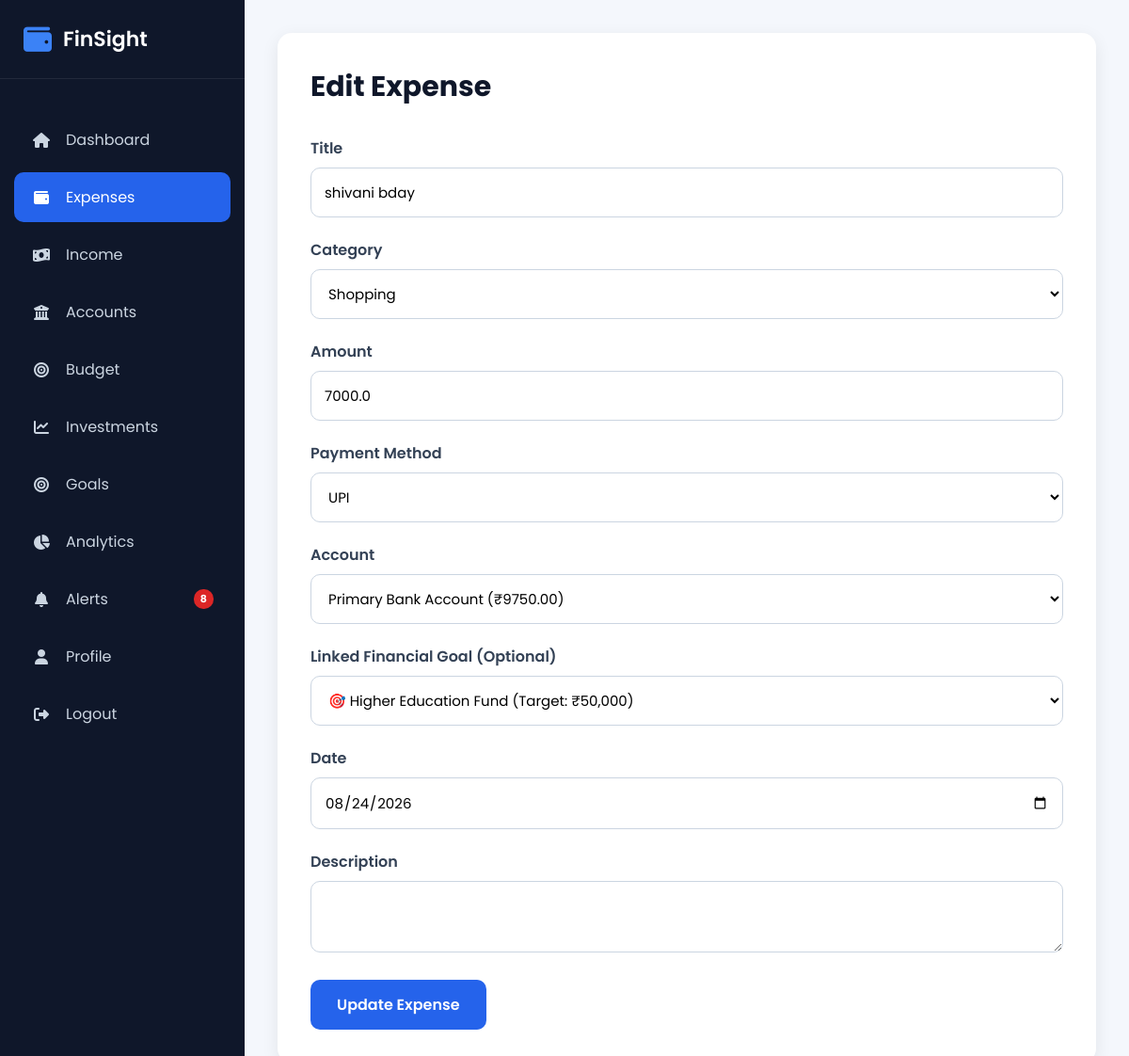
Screenshot of /expense/edit/14 (signed in) with the database file from the repository.
### models/expense.py (models this page shows, shortened)
class Expense(db.Model):
    __tablename__ = "expenses"
    id = db.Column(db.Integer, primary_key=True)
    title = db.Column(
        db.String(100),
        nullable=False
    )
    category = db.Column(
        db.String(50),
        nullable=False
    )
    amount = db.Column(
        db.Float,
        nullable=False
    )
    payment_method = db.Column(
        db.String(30),
        nullable=False
    )
    account_id = db.Column(
        db.Integer,
        db.ForeignKey("accounts.id"),
        nullable=False
    )
    expense_date = db.Column(
        db.Date,
        nullable=False
    )
    description = db.Column(
        db.Text
    )
    created_at = db.Column(
        db.DateTime,
        default=datetime.utcnow
    )
    updated_at = db.Column(
        db.DateTime,
        default=datetime.utcnow,
        onupdate=datetime.utcnow
    )
    user_id = db.Column(
        db.Integer,
        db.ForeignKey("users.id"),
        nullable=False
    )
    goal_id = db.Column(
        db.Integer,
        db.ForeignKey("goals.id"),
        nullable=True
    )
    account = db.relationship(
        "Account",
        back_populates="expenses"
    )
    goal = db.relationship(
        "Goal",
        back_populates="expenses"
    )

### models/account.py (models this page shows, shortened)
class Account(db.Model):
    __tablename__ = "accounts"
    id = db.Column(db.Integer, primary_key=True)
    account_name = db.Column(
        db.String(100),
        nullable=False
    )
    account_type = db.Column(
        db.String(50),
        nullable=False
    )
    balance = db.Column(
        db.Float,
        nullable=False,
        default=0
    )
    description = db.Column(
        db.Text
    )
    created_at = db.Column(
        db.DateTime,
        default=datetime.utcnow
    )
    user_id = db.Column(
        db.Integer,
        db.ForeignKey("users.id"),
        nullable=False
    )
    expenses = db.relationship(
        "Expense",
        back_populates="account",
        cascade="all, delete-orphan",
        lazy=True
    )

### routes/expense.py (the view, shortened to what this page needs)
@expense.route("/expense/edit/<int:id>", methods=["GET", "POST"])
@login_required
def edit_expense(id):
    expense_obj = Expense.query.filter_by(
        id=id,
        user_id=current_user.id
    ).first_or_404()
    accounts = Account.query.filter_by(
        user_id=current_user.id
    ).all()
    goals = Goal.query.filter_by(
        user_id=current_user.id
    ).all()
    return render_template(
        "edit_expense.html",
        expense=expense_obj,
        accounts=accounts,
        goals=goals
    )

### app.py (called while the page is built)
@login_manager.user_loader
def load_user(user_id):
    return User.query.get(int(user_id))

@app.context_processor
def inject_global_vars():
    if current_user.is_authenticated:
        unread_count = FinancialAlert.query.filter_by(user_id=current_user.id, is_read=False).count()
        return dict(unread_alerts_count=unread_count)
    return dict(unread_alerts_count=0)

### templates/edit_expense.html (shortened to what this page needs)
{% extends "layout.html" %}
{% block css %}
<link rel="stylesheet" href="{{ url_for('static', filename='css/expense.css') }}">
{% endblock %}
{% block content %}
<div class="expense-container">
    <form method="POST" class="expense-form">
        <h2>Edit Expense</h2>
        <div class="form-group">
            <label>Title</label>
            <input type="text" name="title" value="{{ expense.title }}" required>
        </div>
        <div class="form-group">
            <label>Category</label>
            <select name="category" required>
                <option value="Shopping" {% if expense.category == "Shopping" %}selected{% endif %}>Shopping</option>
            </select>
        </div>
        <div class="form-group">
            <label>Amount</label>
            <input
                type="number"
                step="0.01"
                name="amount"
                value="{{ expense.amount }}"
                required
            >
        </div>
        <div class="form-group">
            <label>Payment Method</label>
            <select name="payment_method" required>
                <option value="UPI" {% if expense.payment_method == "UPI" %}selected{% endif %}>UPI</option>
            </select>
        </div>
        <div class="form-group">
            <label>Account</label>
            <select name="account_id" required>
                {% for account in accounts %}
                <option
                    value="{{ account.id }}"
                    {% if account.id == expense.account_id %}selected{% endif %}
                >
                    {{ account.account_name }} (₹{{ "%.2f"|format(account.balance) }})
                </option>
                {% endfor %}
            </select>
        </div>
        <div class="form-group">
            <label>Linked Financial Goal (Optional)</label>
            <select name="goal_id">
                {% for g in goals %}
                <option value="{{ g.id }}" {% if expense.goal_id == g.id %}selected{% endif %}>
                    🎯 {{ g.goal_name }} (Target: ₹{{ "{:,.0f}".format(g.target_amount) }})
                </option>
                {% endfor %}
            </select>
        </div>
        <div class="form-group">
            <label>Date</label>
            <input
                type="date"
                name="expense_date"
                value="{{ expense.expense_date.strftime('%Y-%m-%d') }}"
                required
            >
        </div>
        <div class="form-group">
            <label>Description</label>
            <textarea name="description">{{ expense.description }}</textarea>
        </div>
        <button class="btn-save" type="submit">
            Update Expense
        </button>
    </form>
</div>
{% endblock %}

### static/css/layout.css (style rules this page uses)
* { margin:0; padding:0; box-sizing:border-box; font-family:'Poppins',sans-serif; }
body { background:#f4f7fc; }

### static/css/expense.css (style rules this page uses)
.expense-container { max-width:900px; margin:0 auto; }
.expense-form { background:#fff; padding:35px; border-radius:15px; box-shadow:0 5px 18px rgba(0,0,0,.08); }
.expense-form h2 { margin-bottom:30px; color:#0F172A; font-size:30px; }
.form-group { margin-bottom:22px; }
.form-group label { display:block; margin-bottom:8px; font-weight:600; color:#334155; }
.form-group input, .form-group select, .form-group textarea { width:100%; padding:14px; border:1px solid #CBD5E1; border-radius:10px; font-size:15px; outline:none; transition:.3s; background:#fff; }
.form-group textarea { resize:vertical; }
.btn-save { background:#2563EB; color:#fff; border:none; padding:14px 28px; border-radius:10px; font-size:16px; font-weight:600; cursor:pointer; transition:.3s; }

### rows the page displays
Expense: title "shivani bday", category "Shopping", amount "7000.0", payment_method "UPI", account_id "Primary Bank Account (₹9750.00)", goal_id "🎯 Higher Education Fund (Target: ₹50,000)", expense_date "08/24/2026"

### other values shown
{{ unread_alerts_count }} "8"
